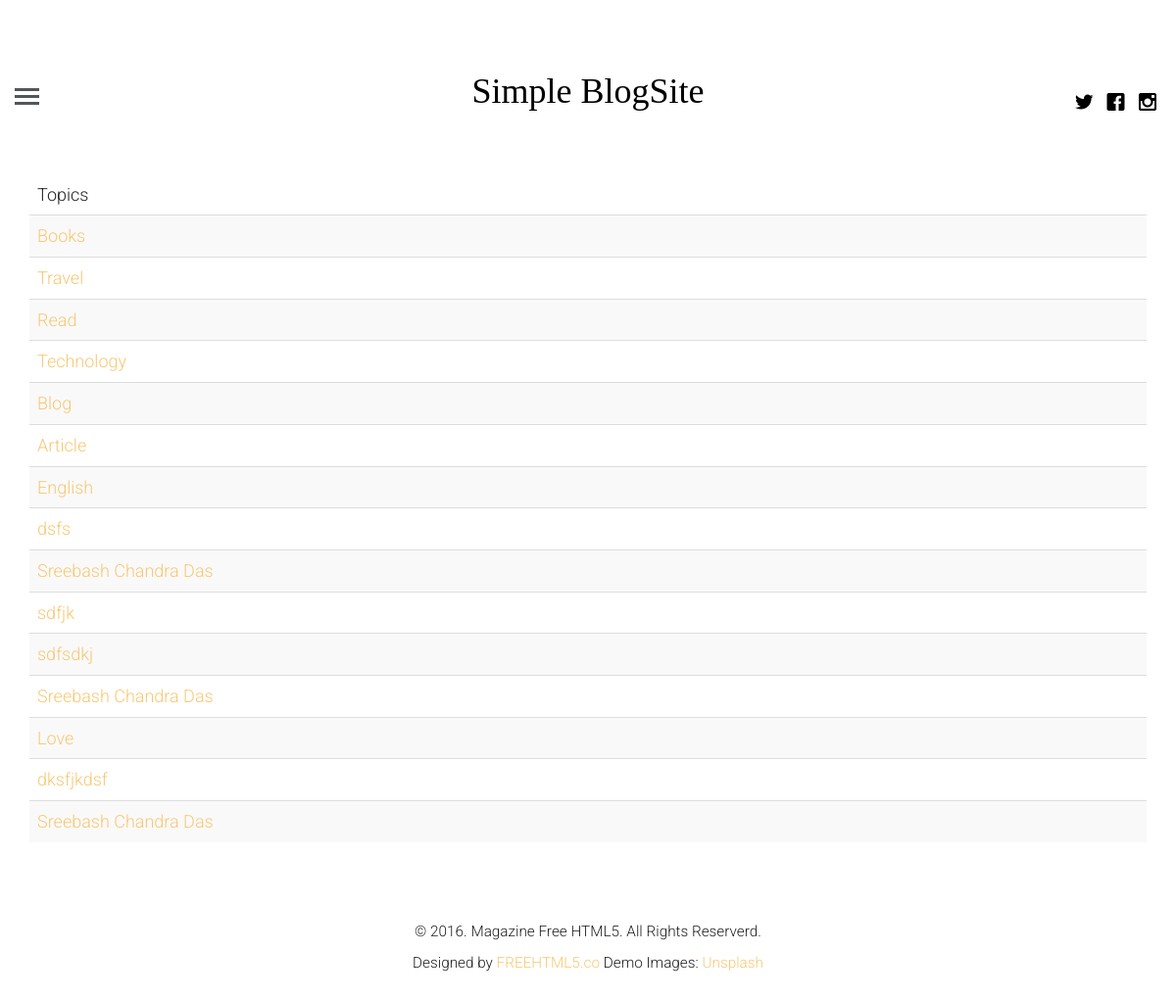
Page /topics/ on the committed database.
### blogapp/models.py (models this page shows, shortened)
class category(models.Model):
    name = models.CharField(max_length=100)
    class Meta:
        verbose_name_plural = 'entries'

### blogapp/views.py (the view)
# urls.py: path('topics/', views.topics, name='topics'),
def topics(request):
    topics = category.objects.all()
    return render(request, 'templates/topics.html', {'topics': topics})

### templates/templates/topics.html (shortened to what this page needs)
{% extends 'templates/master.html' %}
{% block content %}
    <div class="container-fluid">
        <div class="container">
            <table class="table table-striped">
                <thead>
                <tr>
                    <td>Topics</td>
                </tr>
                </thead>
                <tbody>
                {% for topic in topics %}
                    <tr>
                        <td><a href="{% url 'topic' name=topic.name %}">{{ topic.name }}</a></td>
                    </tr>
                {% endfor %}
                </tbody>
            </table>
        </div>
    </div>
{% endblock %}

### static/css/style.css (style rules this page uses)
html { background: #fff; }
body { font-family: "Roboto", arial, sans-serif; font-size: 18px; font-weight: 300; line-height: 1.8; color: #222; background: #fff; }
a { color: #f7c873; -webkit-transition: 0.5s; -o-transition: 0.5s; transition: 0.5s; }

### rows in the picture
category: name "Books"
category: name "Travel"
category: name "Read"
category: name "Technology"
category: name "Blog"
category: name "Article"
category: name "English"
category: name "dsfs"
category: name "Sreebash Chandra Das"
category: name "sdfjk"
category: name "sdfsdkj"
category: name "Sreebash Chandra Das"
category: name "Love"
category: name "dksfjkdsf"
category: name "Sreebash Chandra Das"
